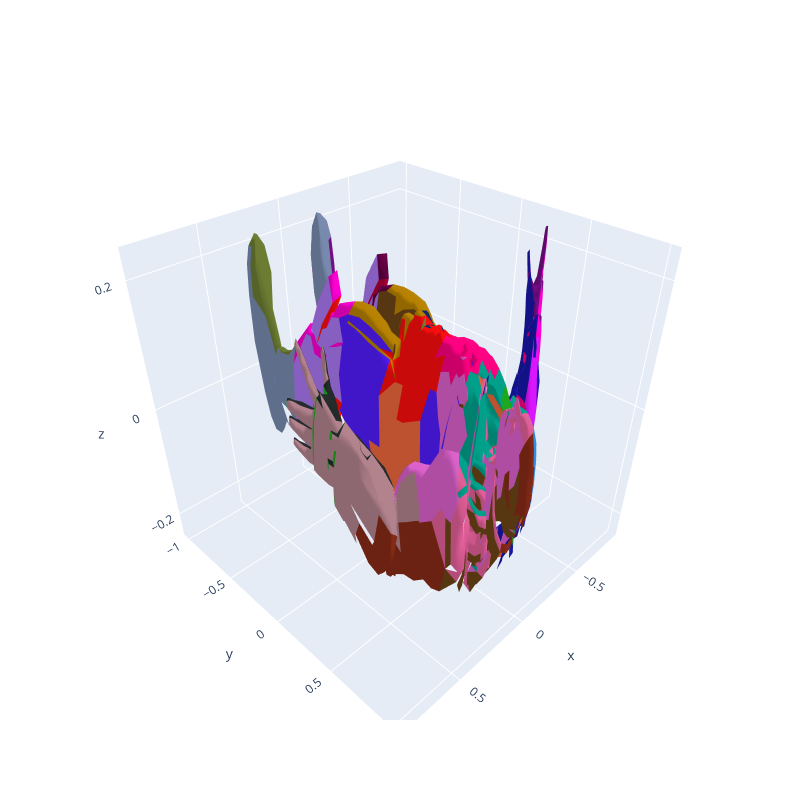

Write notebook code for a chart like this one.
### Code cell
vizualizeMeshlets(obj, vert, ind_m, cones)

### Figure 1 — Plotly figure (JSON) as saved in the notebook; plotly's stock layout.template omitted (floating-point values rounded to 4 significant figures; data arrays with more than 128 entries replaced by an {"elided": "..."} marker saying what was removed)
{"data": [{"facecolor": {"elided": "3501 str values"}, "i": {"elided": "3501 int values"}, "j": {"elided": "3501 int values"}, "k": {"elided": "3501 int values"}, "opacity": 1, "type": "mesh3d", "x": {"elided": "2869 float values"}, "y": {"elided": "2869 float values"}, "z": {"elided": "2869 float values"}}], "layout": {"autosize": false, "height": 800, "width": 800}}
